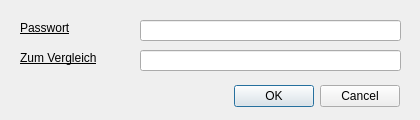
<?xml version="1.0" encoding="UTF-8"?>
<ui version="4.0">
 <class>PasswordDialog</class>
 <widget class="QDialog" name="PasswordDialog">
  <property name="geometry">
   <rect>
    <x>0</x>
    <y>0</y>
    <width>420</width>
    <height>120</height>
   </rect>
  </property>
  <property name="windowTitle">
   <string/>
  </property>
  <widget class="QDialogButtonBox" name="buttonBox">
   <property name="geometry">
    <rect>
     <x>60</x>
     <y>80</y>
     <width>340</width>
     <height>32</height>
    </rect>
   </property>
   <property name="orientation">
    <enum>Qt::Orientation::Horizontal</enum>
   </property>
   <property name="standardButtons">
    <set>QDialogButtonBox::StandardButton::Cancel|QDialogButtonBox::StandardButton::Ok</set>
   </property>
  </widget>
  <widget class="QLabel" name="labelUpper">
   <property name="geometry">
    <rect>
     <x>20</x>
     <y>20</y>
     <width>101</width>
     <height>16</height>
    </rect>
   </property>
   <property name="font">
    <font>
     <underline>true</underline>
    </font>
   </property>
   <property name="text">
    <string>Passwort</string>
   </property>
  </widget>
  <widget class="QLabel" name="labelLower">
   <property name="geometry">
    <rect>
     <x>20</x>
     <y>50</y>
     <width>101</width>
     <height>16</height>
    </rect>
   </property>
   <property name="font">
    <font>
     <underline>true</underline>
    </font>
   </property>
   <property name="text">
    <string>Zum Vergleich</string>
   </property>
  </widget>
  <widget class="QLineEdit" name="lineEditUpper">
   <property name="geometry">
    <rect>
     <x>140</x>
     <y>20</y>
     <width>261</width>
     <height>21</height>
    </rect>
   </property>
   <property name="acceptDrops">
    <bool>false</bool>
   </property>
   <property name="text">
    <string notr="true"/>
   </property>
   <property name="echoMode">
    <enum>QLineEdit::EchoMode::Password</enum>
   </property>
  </widget>
  <widget class="QLineEdit" name="lineEditLower">
   <property name="geometry">
    <rect>
     <x>140</x>
     <y>50</y>
     <width>261</width>
     <height>21</height>
    </rect>
   </property>
   <property name="acceptDrops">
    <bool>false</bool>
   </property>
   <property name="echoMode">
    <enum>QLineEdit::EchoMode::Password</enum>
   </property>
  </widget>
 </widget>
 <resources/>
 <connections>
  <connection>
   <sender>buttonBox</sender>
   <signal>accepted()</signal>
   <receiver>PasswordDialog</receiver>
   <slot>accept()</slot>
   <hints>
    <hint type="sourcelabel">
     <x>248</x>
     <y>254</y>
    </hint>
    <hint type="destinationlabel">
     <x>157</x>
     <y>274</y>
    </hint>
   </hints>
  </connection>
  <connection>
   <sender>buttonBox</sender>
   <signal>rejected()</signal>
   <receiver>PasswordDialog</receiver>
   <slot>reject()</slot>
   <hints>
    <hint type="sourcelabel">
     <x>316</x>
     <y>260</y>
    </hint>
    <hint type="destinationlabel">
     <x>286</x>
     <y>274</y>
    </hint>
   </hints>
  </connection>
 </connections>
</ui>
